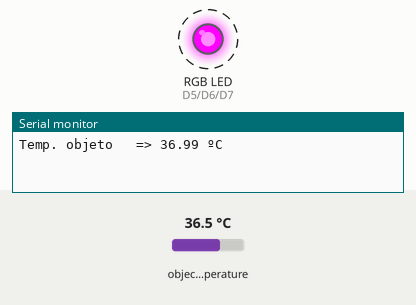
Bench run of a sketch on a simulated ESP8266 (NodeMCU). Parts: an RGB LED mixed from three pins (HIGH = lit), the last lines printed to the serial monitor. Dashed ring = blinking. The inputs (shaded band) are chosen by the test bench; at power-on: object temperature 36.5 °C.

Above: at 4.2 s.
4.3 s: object temperature set to 35.5 °C
At 5.22 s:
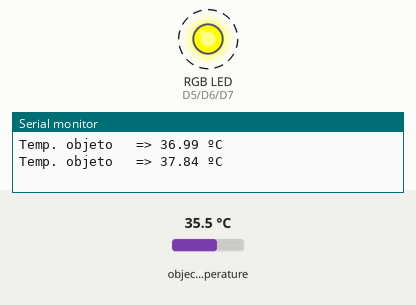
7.3 s: object temperature set to 34.9 °C
At 9.1 s:
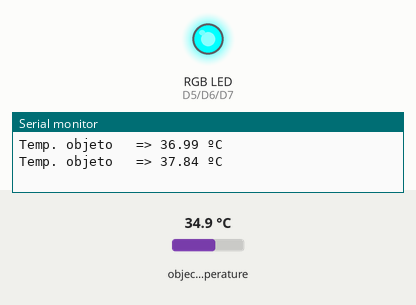
At 11.0 s:
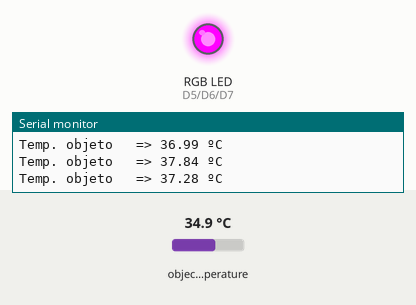
Timing chart, 0 to 16.3 s (numbered marks = the images above; inputs shaded):
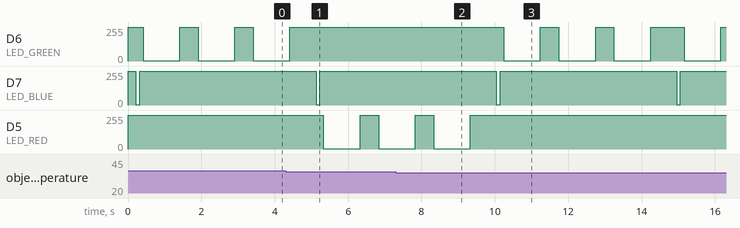

The sketch:

arduino-oled-tst09-mlx-RGB.ino
```cpp
/// => https://www.youtube.com/watch?v=eLann3shOT4
/// => https://programarfacil.com/blog/arduino-blog/termometro-infrarrojo-con-arduino-mlx90614/

#include <Adafruit_MLX90614.h>
// Instanciar objeto
Adafruit_MLX90614 termometroIR = Adafruit_MLX90614();
float global_temperatura_objeto = 0; // Distancia de 1 a 10 cm

#define LED_RED     D5
#define LED_GREEN   D6
#define LED_BLUE    D7

void setup() {
  // Iniciar comunicación serie
  Serial.begin(9600);
  // Iniciar termómetro infrarrojo con Arduino
  termometroIR.begin();

  pinMode(LED_RED, OUTPUT);
  pinMode(LED_GREEN, OUTPUT);
  pinMode(LED_BLUE, OUTPUT);
  analogWriteRange(255);
  analogWrite(LED_RED, 255);
  analogWrite(LED_GREEN, 255);
  analogWrite(LED_BLUE, 255);
}

void loop() {

readTemperaturaObjeto();
  Serial.print("Temp. objeto   => ");
  Serial.print(global_temperatura_objeto);
  Serial.println(" ºC");

  if(global_temperatura_objeto>=35.5){
     alarmaBlueAlert();
    if(global_temperatura_objeto >= 36 && global_temperatura_objeto<37.5){
        alarmaGreenAlert();
    }else if(global_temperatura_objeto >= 37.5 && global_temperatura_objeto <= 40.5){
       alarmaRedAlert();
    }

  }

}

void alarmaBlueAlert(){
  analogWrite(LED_RED, 255);
  analogWrite(LED_GREEN, 255);
  analogWrite(LED_BLUE, 1);
  delay(100);
  analogWrite(LED_RED, 255);
  analogWrite(LED_GREEN, 255);
  analogWrite(LED_BLUE, 255);
  delay(100);

}
void alarmaRedAlert(){
  analogWrite(LED_GREEN, 255);
  analogWrite(LED_BLUE, 255);
  analogWrite(LED_RED, 1);
  delay(1000);
  analogWrite(LED_RED, 255);
  analogWrite(LED_GREEN, 255);
  analogWrite(LED_BLUE, 255);
  delay(500);
  analogWrite(LED_GREEN, 255);
  analogWrite(LED_BLUE, 255);
  analogWrite(LED_RED, 1);
  delay(1000);
  analogWrite(LED_RED, 255);
  analogWrite(LED_GREEN, 255);
  analogWrite(LED_BLUE, 255);
  delay(500);
  analogWrite(LED_GREEN, 255);
  analogWrite(LED_BLUE, 255);
  analogWrite(LED_RED, 1);
  delay(1000);
  analogWrite(LED_RED, 255);
  analogWrite(LED_GREEN, 255);
  analogWrite(LED_BLUE, 255);
  delay(500);
}
void alarmaGreenAlert(){
  analogWrite(LED_RED, 255);
  analogWrite(LED_BLUE, 255);
  analogWrite(LED_GREEN, 1);
  delay(1000);
  analogWrite(LED_RED, 255);
  analogWrite(LED_GREEN, 255);
  analogWrite(LED_BLUE, 255);
  delay(500);
  analogWrite(LED_RED, 255);
  analogWrite(LED_BLUE, 255);
  analogWrite(LED_GREEN, 1);
  delay(1000);
  analogWrite(LED_RED, 255);
  analogWrite(LED_GREEN, 255);
  analogWrite(LED_BLUE, 255);
  delay(500);
  analogWrite(LED_RED, 255);
  analogWrite(LED_BLUE, 255);
  analogWrite(LED_GREEN, 1);
  delay(1000);
  analogWrite(LED_RED, 255);
  analogWrite(LED_GREEN, 255);
  analogWrite(LED_BLUE, 255);
  delay(500);
}

void readTemperaturaObjeto(){

  for(int i=0; i<20; i++){
    global_temperatura_objeto = termometroIR.readObjectTempC() + global_temperatura_objeto;
    delay(10);
  }
  global_temperatura_objeto /=20.0;
  global_temperatura_objeto += 0.5;

}
```

Measured:
- the behaviour switches between 35.2 and 35.1 °C on object temperature (found by bisection; images 1 and 2)
- after the input at 7.3 s, D6 (LED_GREEN): 255/255 → 1/255 after 2.9 s, → 255/255 1.0 s later, → 1/255 0.50 s later, → 255/255 1.0 s later, … (8 changes in this stretch); D5 (LED_RED): goes on until 9.3 s, then stays 255/255
- by itself, D6 (LED_GREEN): alternates 255/255 for 0.50 s and 1/255 for 1.0 s
- by itself, D7 (LED_BLUE): alternates 255/255 for 4.8 s and 1/255 for 0.10 s
